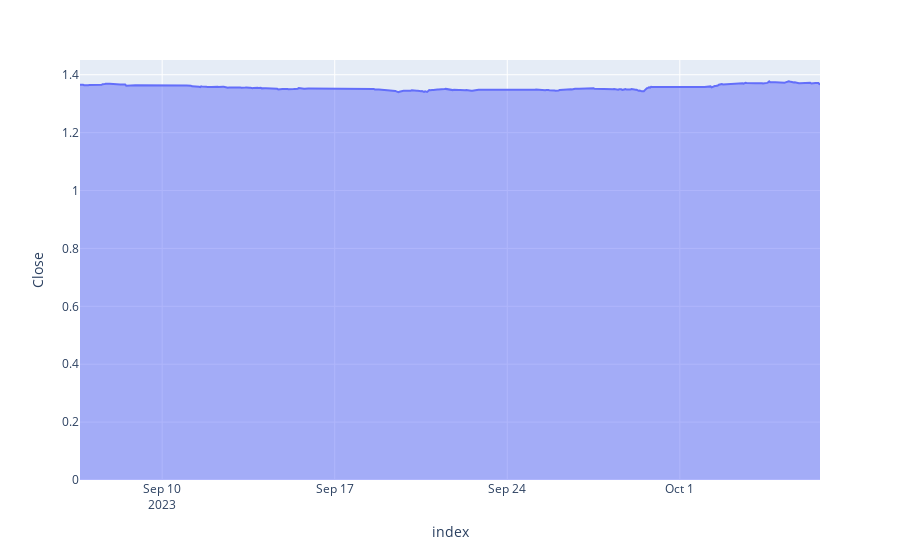

Here is the notebook cell this chart was saved with:
### Code cell
# Area graph (Date Vs Price) using Plotly Express
px.area(data, x='index', y="Close")

### Figure 1 — Plotly figure (JSON) as saved in the notebook; plotly's stock layout.template omitted (floating-point values rounded to 4 significant figures; data arrays with more than 128 entries replaced by an {"elided": "..."} marker saying what was removed)
{"data": [{"fillpattern": {"shape": ""}, "hovertemplate": "index=%{x}<br>Close=%{y}<extra></extra>", "legendgroup": "", "line": {"color": "#636efa"}, "marker": {"symbol": "circle"}, "mode": "lines", "name": "", "orientation": "v", "showlegend": false, "stackgroup": "1", "type": "scatter", "x": {"elided": "527 str values"}, "xaxis": "x", "y": {"elided": "527 float values"}, "yaxis": "y"}], "layout": {"legend": {"tracegroupgap": 0}, "margin": {"t": 60}, "xaxis": {"anchor": "y", "domain": [0, 1], "title": {"text": "index"}}, "yaxis": {"anchor": "x", "domain": [0, 1], "title": {"text": "Close"}}}}
